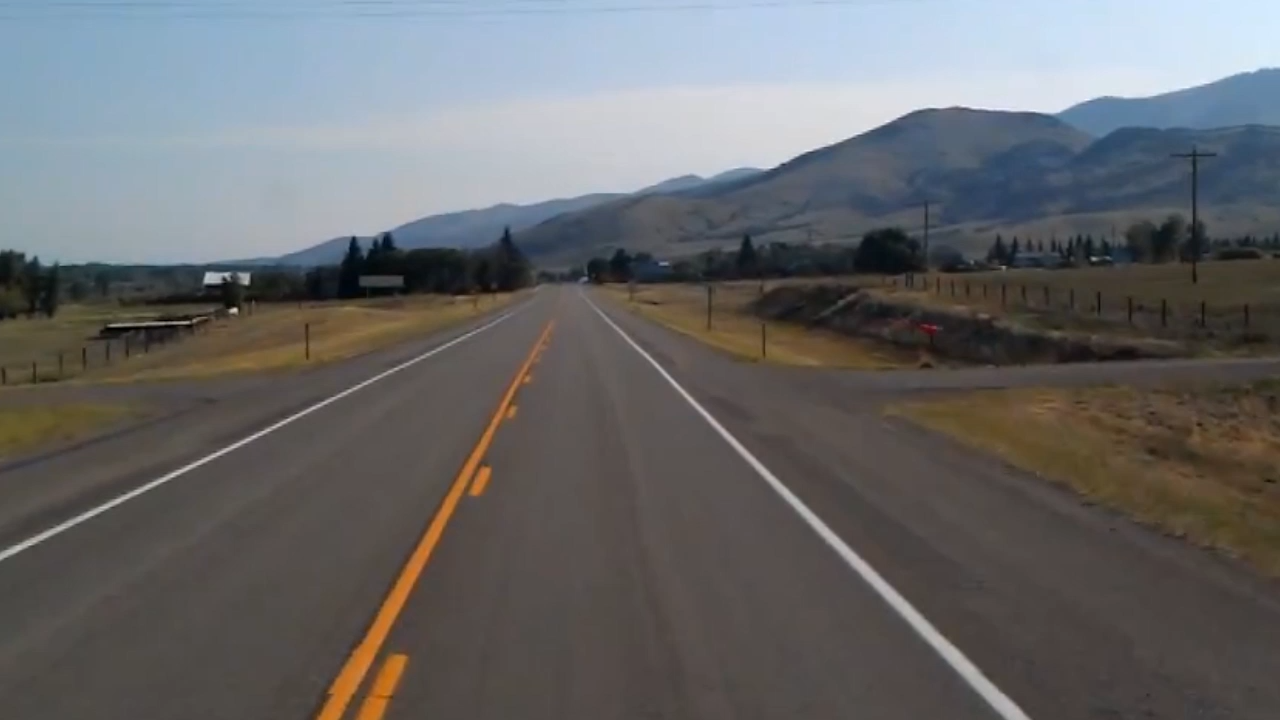
//> input picture 7-5./서브 픽셀 정확도 에지 위치 검출/LaneWidth/lane01.bmp, 1280 x 720 px
$ ./main   (built with g++ and OpenCV 4)
//> lines starting //> are read from the running program, lines starting //| are printed output that depends on the picture
#include <iostream>
#include "opencv2/opencv.hpp"

using namespace std;
using namespace cv;

const Point p1(300, 600), p2(500, 600);
const Point p3(800, 600), p4(1000, 600);

vector<Point2f> find_edges(const Mat& img);
void drawCross(Mat& img, Point pt, Scalar color);

int main()
{
	Mat src = imread("lane01.bmp", IMREAD_COLOR);
//> src is the input picture: 720 rows x 1280 cols, CV_8UC3; mean B, G, R 105.4, 104.2, 103.9

	if (src.empty()) {
		cerr << "Image laod failed!" << endl;
		return -1;
	}

	Mat gray;
	cvtColor(src, gray, COLOR_BGR2GRAY);
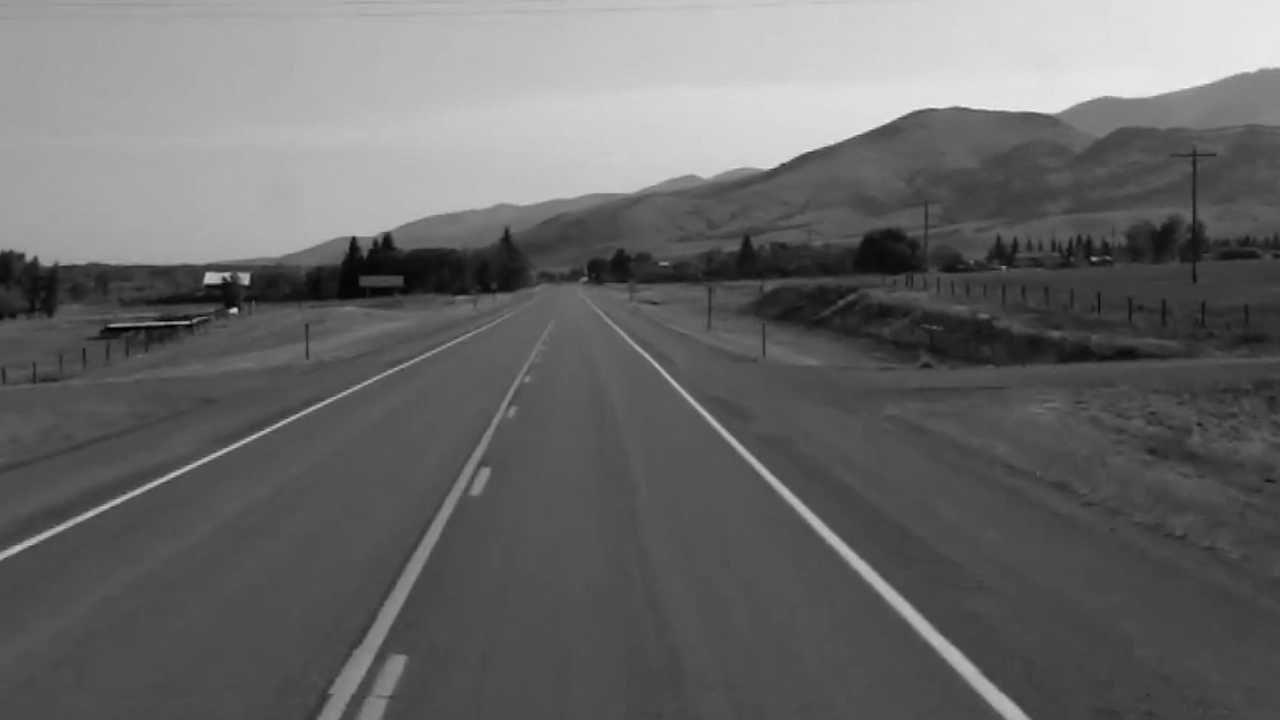
//> gray: 720 rows x 1280 cols, CV_8UC1; min 0, max 247, mean 104.3

	// 왼쪽 차선 및 오른쪽 차선 검출을 위한 사각형 영역
	Rect rc1(p1 + Point(0, -10), p2 + Point(0, 10));
	Rect rc2(p3 + Point(0, -10), p4 + Point(0, 10));

	vector<Point2f> pts1 = find_edges(gray(rc1));
//> in find_edges, `img.convertTo(fimg, CV_32F);`:
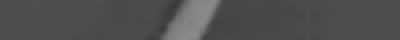
//> fimg: 20 rows x 200 cols, CV_32FC1 (shown 2 times larger); min 56, max 138, mean 79.1
//> in find_edges, `Sobel(blr, dx, CV_32F, 1, 0);`:
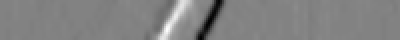
//> dx: 20 rows x 200 cols, CV_32FC1 (shown 2 times larger); min -121, max 115.5, mean -0.1; drawn with min black and max white
//> in find_edges, `Mat roi = dx.row(y2);`: roi = 200 values, max 87.58 at index 86, min -116.5 at index 104, mean -0.08
//> in find_edges, `minMaxLoc(roi, &minv, &maxv, &minloc, &maxloc);`: minv = -116.5; maxv = 87.58; minloc = Point(104, 0); maxloc = Point(86, 0)
//> in find_edges, `pts.push_back(Point2f(maxloc.x, y2));`: pts = 1 Point (x, y): [86, 10]
//> in find_edges, `pts.push_back(Point2f(minloc.x, y2));`: pts = 2 Points (x, y): [86, 10], [104, 10]
//> pts1 = 2 Points (x, y): [86, 10], [104, 10]
	vector<Point2f> pts2 = find_edges(gray(rc2));
//> in find_edges (call 2), `img.convertTo(fimg, CV_32F);`:
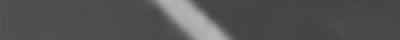
//> fimg: 20 rows x 200 cols, CV_32FC1 (shown 2 times larger); min 66, max 181, mean 83
//> in find_edges (call 2), `Sobel(blr, dx, CV_32F, 1, 0);`:
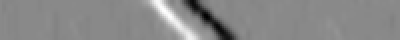
//> dx: 20 rows x 200 cols, CV_32FC1 (shown 2 times larger); min -130.9, max 112.1, mean -0.4; drawn with min black and max white
//> in find_edges (call 2), `Mat roi = dx.row(y2);`: roi = 200 values, max 96.15 at index 86, min -104.4 at index 105, mean -0.361
//> in find_edges (call 2), `minMaxLoc(roi, &minv, &maxv, &minloc, &maxloc);`: minv = -104.4; maxv = 96.15; minloc = Point(105, 0)
//> in find_edges (call 2), `pts.push_back(Point2f(maxloc.x, y2));`: pts = 1 Point (x, y): [86, 10]
//> in find_edges (call 2), `pts.push_back(Point2f(minloc.x, y2));`: pts = 2 Points (x, y): [86, 10], [105, 10]
//> pts2 = 2 Points (x, y): [86, 10], [105, 10]

	Mat dst = src.clone();
	line(dst, p1, p4, Scalar(0, 255, 128), 1, LINE_AA);

	// 왼쪽 차선 위치 표시
	drawCross(dst, Point(cvRound(p1.x + pts1[0].x), p1.y), Scalar(255, 0, 0));
//> in drawCross, `line(img, pt + Point(-span, -span), pt + Point(span, span), color, 1, ..`: img: 720 rows x 1280 cols, CV_8UC3; mean B, G, R 105.3, 104.4, 104
//> in drawCross, `line(img, pt + Point(-span, span), pt + Point(span, -span), color, 1, ..`: img: 720 rows x 1280 cols, CV_8UC3; mean B, G, R 105.3, 104.4, 104
	drawCross(dst, Point(cvRound(p1.x + pts1[1].x), p1.y), Scalar(0, 0, 255));
//> in drawCross (call 2), `line(img, pt + Point(-span, -span), pt + Point(span, span), color, 1, ..`: img: 720 rows x 1280 cols, CV_8UC3; mean B, G, R 105.3, 104.4, 104
//> in drawCross (call 2), `line(img, pt + Point(-span, span), pt + Point(span, -span), color, 1, ..`: img: 720 rows x 1280 cols, CV_8UC3; mean B, G, R 105.3, 104.4, 104
	putText(dst, format("(%4.3f, %d)", p1.x + pts1[0].x, p1.y),
		Point(p1.x + pts1[0].x - 50, p1.y - 20),
		FONT_HERSHEY_SIMPLEX, 0.5, Scalar(255, 0, 0), 1, LINE_AA);
	putText(dst, format("(%4.3f, %d)", p1.x + pts1[1].x, p1.y),
		Point(p1.x + pts1[1].x - 20, p1.y + 30),
		FONT_HERSHEY_SIMPLEX, 0.5, Scalar(0, 0, 255), 1, LINE_AA);

	// 오른쪽 차선 위치 표시
	drawCross(dst, Point(cvRound(p3.x + pts2[0].x), p3.y), Scalar(255, 0, 0));
//> in drawCross (call 3), `line(img, pt + Point(-span, -span), pt + Point(span, span), color, 1, ..`: img: 720 rows x 1280 cols, CV_8UC3; mean B, G, R 105.4, 104.3, 104
//> in drawCross (call 3), `line(img, pt + Point(-span, span), pt + Point(span, -span), color, 1, ..`: img: 720 rows x 1280 cols, CV_8UC3; mean B, G, R 105.4, 104.3, 104
	drawCross(dst, Point(cvRound(p3.x + pts2[1].x), p3.y), Scalar(0, 0, 255));
//> in drawCross (call 4), `line(img, pt + Point(-span, -span), pt + Point(span, span), color, 1, ..`: img: 720 rows x 1280 cols, CV_8UC3; mean B, G, R 105.4, 104.3, 104
//> in drawCross (call 4), `line(img, pt + Point(-span, span), pt + Point(span, -span), color, 1, ..`: img: 720 rows x 1280 cols, CV_8UC3; mean B, G, R 105.4, 104.3, 104
	putText(dst, format("(%4.3f, %d)", p3.x + pts2[0].x, p3.y),
		Point(p3.x + pts1[0].x - 50, p3.y - 20),
		FONT_HERSHEY_SIMPLEX, 0.5, Scalar(255, 0, 0), 1, LINE_AA);
	putText(dst, format("(%4.3f, %d)", p3.x + pts2[1].x, p3.y),
		Point(p3.x + pts1[1].x - 20, p3.y + 30),
		FONT_HERSHEY_SIMPLEX, 0.5, Scalar(0, 0, 255), 1, LINE_AA);
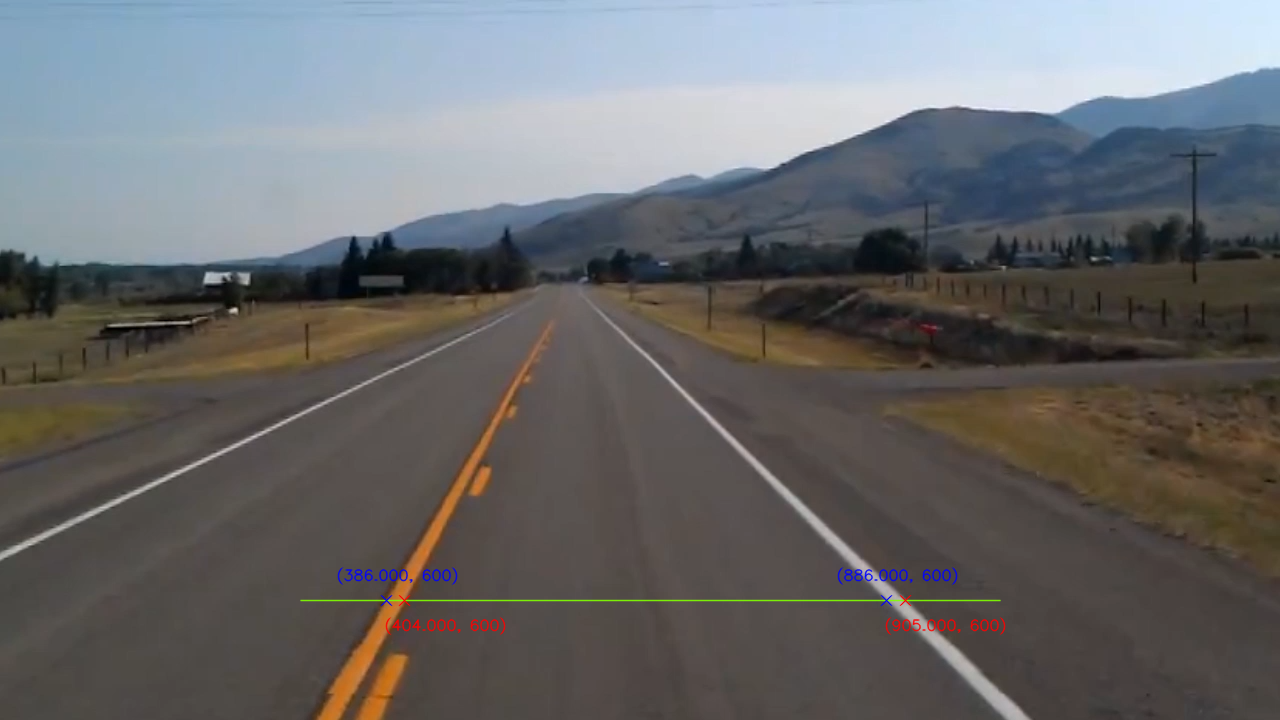
//> dst: 720 rows x 1280 cols, CV_8UC3; mean B, G, R 105.4, 104.3, 104

	imshow("dst", dst);
	waitKey();
}

// img 영상의 세로 좌표 중간에서 가로 방향 에지의 시작과 끝 좌표를 계산하여 반환
vector<Point2f> find_edges(const Mat& img)
{
	// 가우시안, 1차 미분 등의 연산은 실수형으로 수행함
	Mat fimg, blr, dx;
	img.convertTo(fimg, CV_32F);
	GaussianBlur(fimg, blr, Size(), 1.);
	Sobel(blr, dx, CV_32F, 1, 0);

	double minv, maxv;
	Point minloc, maxloc;

	int y2 = img.rows / 2;
	Mat roi = dx.row(y2);
	minMaxLoc(roi, &minv, &maxv, &minloc, &maxloc);

#if 1
	vector<Point2f> pts;
	pts.push_back(Point2f(maxloc.x, y2));
	pts.push_back(Point2f(minloc.x, y2));
#else
	vector<Point2f> pts;
	// 서브픽셀 정확도로 에지 위치를 찾아 pts에 저장하는 코드를 작성하세요!
#endif

	return pts;
}

void drawCross(Mat& img, Point pt, Scalar color)
{
	int span = 5;
	line(img, pt + Point(-span, -span), pt + Point(span, span), color, 1, LINE_AA);
	line(img, pt + Point(-span, span), pt + Point(span, -span), color, 1, LINE_AA);
}

$ run again, with 7-5./서브 픽셀 정확도 에지 위치 검출/LaneWidth/lane02.bmp copied over 7-5./서브 픽셀 정확도 에지 위치 검출/LaneWidth/lane01.bmp
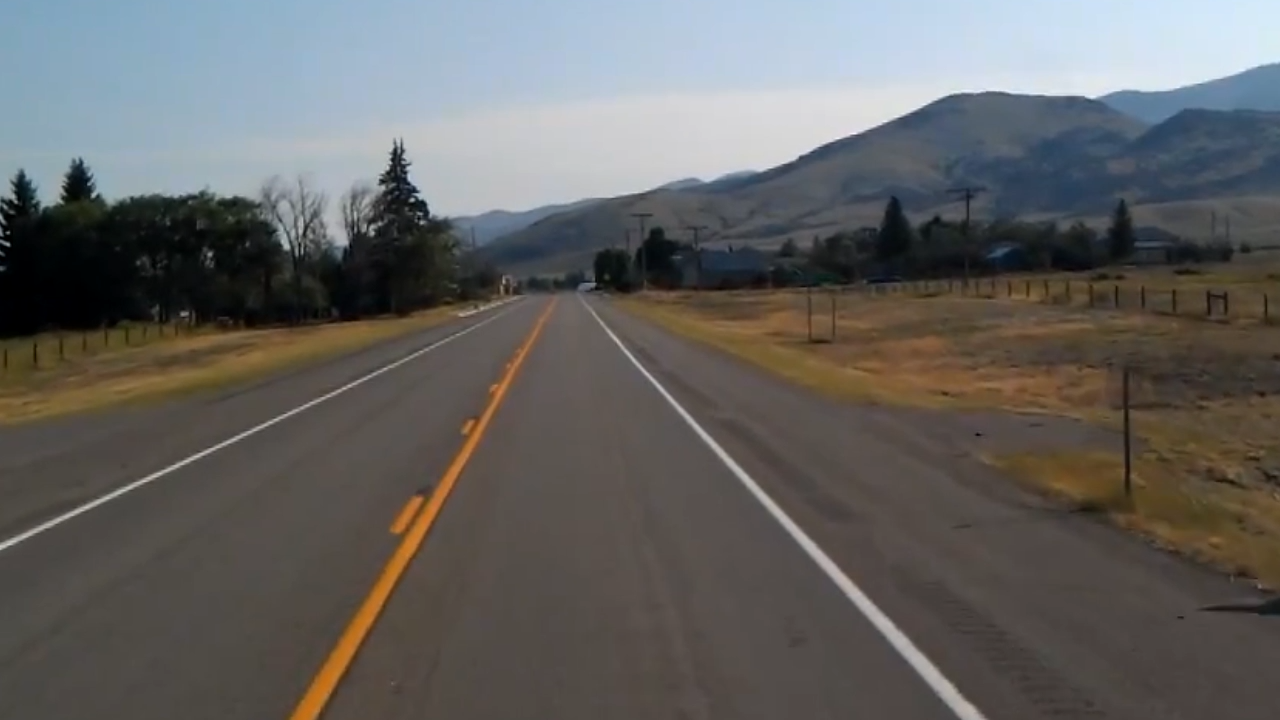
//> input picture 7-5./서브 픽셀 정확도 에지 위치 검출/LaneWidth/lane02.bmp, 1280 x 720 px
//> src is the input picture: 720 rows x 1280 cols, CV_8UC3; mean B, G, R 97.3, 98.9, 100
//> roi = 200 values, max 46.84 at index 67, min -117.8 at index 84, mean 0.12
//> minv = -117.8; maxv = 46.84; minloc = Point(84, 0); maxloc = Point(67, 0)
//> in find_edges, `pts.push_back(Point2f(maxloc.x, y2));`: pts = 1 Point (x, y): [67, 10]
//> in find_edges, `pts.push_back(Point2f(minloc.x, y2));`: pts = 2 Points (x, y): [67, 10], [84, 10]
//> in find_edges (call 2), `Sobel(blr, dx, CV_32F, 1, 0);`:
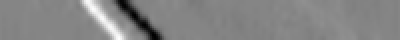
//> dx: 20 rows x 200 cols, CV_32FC1 (shown 2 times larger); min -129.3, max 118.2, mean -0.1; drawn with min black and max white
//> roi = 200 values, max 106.3 at index 51, min -109.1 at index 69, mean -0.069
//> minv = -109.1; maxv = 106.3; minloc = Point(69, 0); maxloc = Point(51, 0)
//> in find_edges (call 2), `pts.push_back(Point2f(maxloc.x, y2));`: pts = 1 Point (x, y): [51, 10]
//> in find_edges (call 2), `pts.push_back(Point2f(minloc.x, y2));`: pts = 2 Points (x, y): [51, 10], [69, 10]
//> `putText(dst, format("(%4.3f, %d)", p3.x + pts2[1].x, p3.y), Point(p3.x..`:
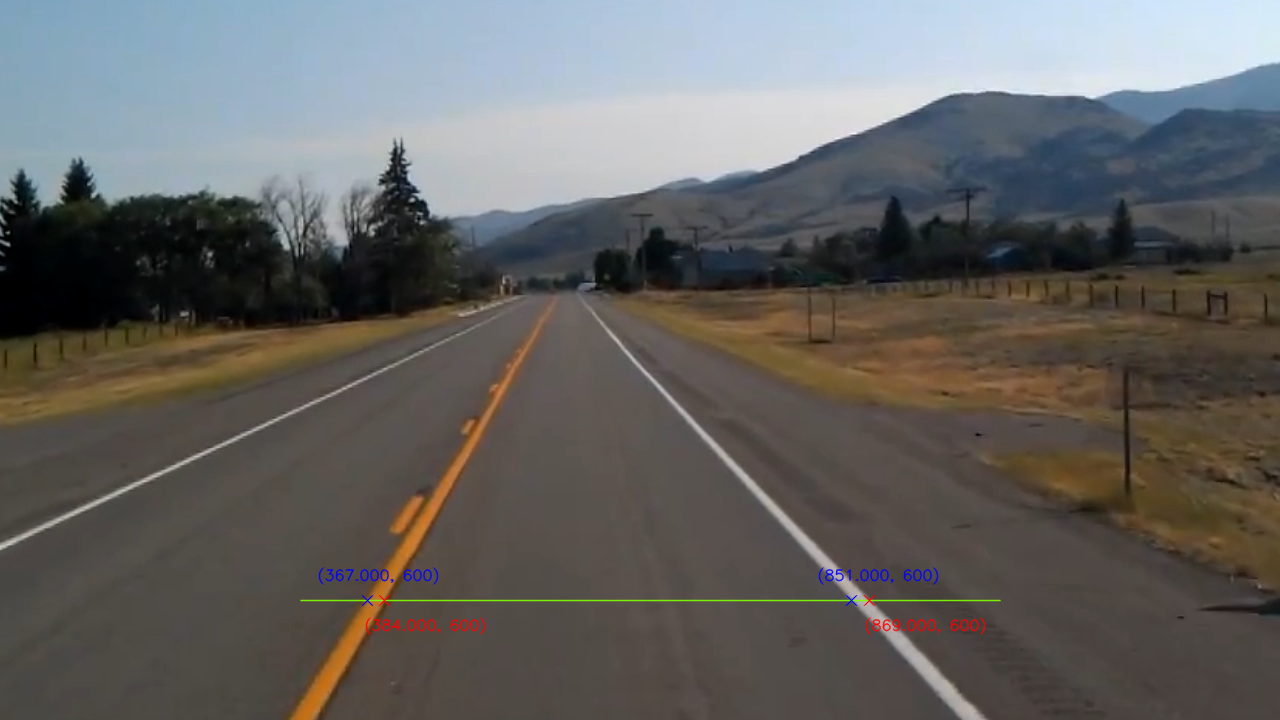
//> dst: 720 rows x 1280 cols, CV_8UC3; mean B, G, R 97.3, 98.9, 100.1
